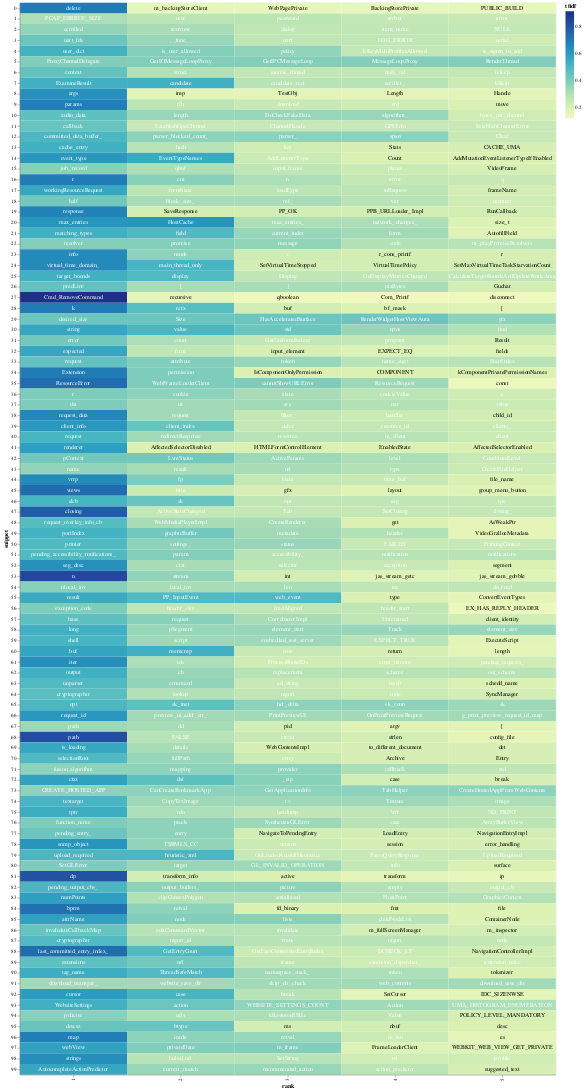

Write notebook code for a chart like this one.
### Code cell
(heatmap + text).properties(width = 1000)

### Figure 1 — Vega-Lite specification as saved in the notebook (floating-point values rounded to 4 significant figures; data arrays with more than 128 entries replaced by an {"elided": "..."} marker saying what was removed)
{"config": {"view": {"continuousWidth": 300, "continuousHeight": 300}}, "layer": [{"mark": {"type": "rect"}, "encoding": {"color": {"field": "tfidf", "type": "quantitative"}, "x": {"field": "rank", "type": "ordinal"}, "y": {"field": "snippet", "type": "nominal"}}, "transform": [{"window": [{"op": "rank", "field": "", "as": "rank"}], "groupby": ["snippet"], "sort": [{"field": "tfidf", "order": "descending"}]}]}, {"mark": {"type": "text", "baseline": "middle"}, "encoding": {"color": {"condition": {"test": "(datum.tfidf >= 0.23)", "value": "white"}, "value": "black"}, "text": {"field": "term", "type": "nominal"}, "x": {"field": "rank", "type": "ordinal"}, "y": {"field": "snippet", "type": "nominal"}}, "transform": [{"window": [{"op": "rank", "field": "", "as": "rank"}], "groupby": ["snippet"], "sort": [{"field": "tfidf", "order": "descending"}]}]}], "data": {"name": "data-5c338155f52c0b65f3cf647ba6445a97"}, "width": 1000, "$schema": "https://vega.github.io/schema/vega-lite/v5.16.3.json", "datasets": {"data-5c338155f52c0b65f3cf647ba6445a97": {"elided": "500 records"}}}
